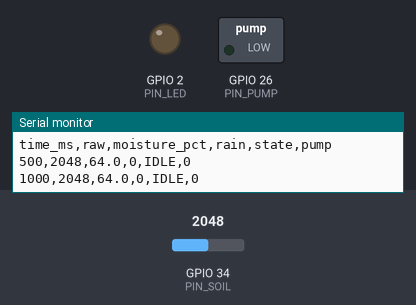
Recording of a sketch running on a simulated ESP32. Parts: switched loads named in the sketch (green lamp = pin HIGH), output pins drawn as LEDs (lit = HIGH), the last lines printed to the serial monitor. The inputs (shaded band) are chosen by the test bench; at power-on: GPIO 34 (PIN_SOIL) = 2048 (analog values on the 0–4095 scale). WiFi joins after 1.5 s; servers stay silent unless stated; no MQTT or app messages arrive unless stated; not simulated (calls return 0 or success): secrets.h.

Above: at 1.3 s.
1.4 s: GPIO 34 (PIN_SOIL) set to 2498
2.9 s: GPIO 34 (PIN_SOIL) set to 2607
At 4.2 s:
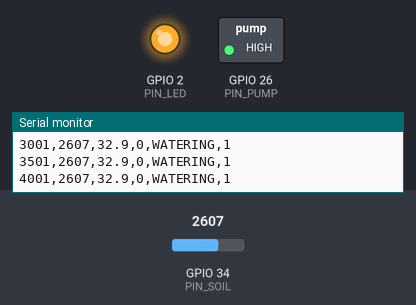
Timing chart, 0 to 24.5 s (numbered marks = the images above; inputs shaded):
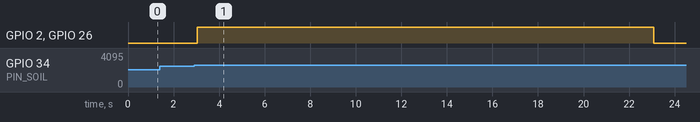

The sketch:

smart_irrigation.ino
```cpp
/*
 * Closed-Loop Smart Irrigation System
 * Embedded Systems Lab - Newton School of Technology '25 (RU)
 * Author: Prashant S. Bisht
 *
 * Control idea (closed loop):
 *   Soil moisture sensor -> ESP32 compares with thresholds -> MOSFET -> pump -> soil
 *   -> sensor measures the new moisture -> repeat.
 * Hysteresis (ON at 35 %, OFF at 60 %) prevents rapid pump chatter.
 * The control loop never depends on Wi-Fi; MQTT is telemetry/commands only.
 */
#include <Arduino.h>
#include "config.h"

#if ENABLE_MQTT
  #include <WiFi.h>
  #include <PubSubClient.h>
  #include "secrets.h"
  WiFiClient   wifiClient;
  PubSubClient mqtt(wifiClient);
#endif

enum State { ST_IDLE, ST_WATERING, ST_SOAKING, ST_FAULT };
static const char* STATE_NAME[] = { "IDLE", "WATERING", "SOAKING", "FAULT" };

State         state          = ST_IDLE;
unsigned long tLastSample    = 0;
unsigned long tPumpStart     = 0;
unsigned long tSoakStart     = 0;
unsigned long tLastPublish   = 0;
unsigned long tLastWifiTry   = 0;
unsigned long tLastMqttTry   = 0;
uint8_t       timeoutCount   = 0;
bool          pumpOn         = false;
int           rawSoil        = 0;
int           rawRain        = 4095;
float         moisturePct    = 0;
bool          raining        = false;
const char*   faultReason    = "";

// ---------- helpers ----------
int readAveraged(uint8_t pin, uint8_t n = 16) {
  long sum = 0;
  for (uint8_t i = 0; i < n; i++) { sum += analogRead(pin); delay(2); }
  return (int)(sum / n);
}

float rawToPercent(int raw) {
  float pct = (float)(SOIL_DRY_ADC - raw) * 100.0f / (float)(SOIL_DRY_ADC - SOIL_WET_ADC);
  return constrain(pct, 0.0f, 100.0f);
}

void pumpSet(bool on) {
  pumpOn = on;
  bool level = (on == (bool)PUMP_ACTIVE_HIGH);
  digitalWrite(PIN_PUMP, level ? HIGH : LOW);
}

void enterFault(const char* reason) {
  pumpSet(false);
  state = ST_FAULT;
  faultReason = reason;
  Serial.printf("!! FAULT: %s\n", reason);
}

void startWatering(const char* why) {
  pumpSet(true);
  tPumpStart = millis();
  state = ST_WATERING;
  Serial.printf(">> Pump ON (%s)\n", why);
}

void stopWatering(const char* why, bool timedOut) {
  pumpSet(false);
  tSoakStart = millis();
  state = ST_SOAKING;
  Serial.printf(">> Pump OFF (%s)\n", why);
  if (timedOut) {
    if (++timeoutCount >= MAX_CONSEC_TIMEOUTS)
      enterFault("pump ran max time repeatedly: empty tank, blocked pipe or sensor not responding");
  } else {
    timeoutCount = 0;
  }
}

// ---------- networking (non-blocking) ----------
#if ENABLE_MQTT
void onMqttMessage(char* topic, byte* payload, unsigned int len) {
  String cmd;
  for (unsigned int i = 0; i < len; i++) cmd += (char)payload[i];
  cmd.trim(); cmd.toUpperCase();
  if (cmd == "WATER" && state == ST_IDLE)              startWatering("remote command");
  else if (cmd == "STOP" && state == ST_WATERING)      stopWatering("remote stop", false);
  else if (cmd == "RESET" && state == ST_FAULT)        { timeoutCount = 0; state = ST_IDLE; Serial.println(">> Fault cleared"); }
}

void networkService() {
  unsigned long now = millis();
  if (WiFi.status() != WL_CONNECTED) {
    if (now - tLastWifiTry > 10000UL) { tLastWifiTry = now; WiFi.begin(WIFI_SSID, WIFI_PASSWORD); }
    return;
  }
  if (!mqtt.connected()) {
    if (now - tLastMqttTry > 5000UL) {
      tLastMqttTry = now;
      if (mqtt.connect(MQTT_CLIENT_ID)) mqtt.subscribe(MQTT_TOPIC_COMMAND);
    }
    return;
  }
  mqtt.loop();
  if (now - tLastPublish >= MQTT_PUBLISH_MS) {
    tLastPublish = now;
    char buf[200];
    snprintf(buf, sizeof(buf),
      "{\"raw\":%d,\"moisture\":%.1f,\"pump\":%s,\"state\":\"%s\",\"raining\":%s}",
      rawSoil, moisturePct, pumpOn ? "true" : "false", STATE_NAME[state], raining ? "true" : "false");
    mqtt.publish(MQTT_TOPIC_TELEMETRY, buf);
  }
}
#endif

// ---------- Arduino entry points ----------
void setup() {
  digitalWrite(PIN_PUMP, (PUMP_ACTIVE_HIGH ? LOW : HIGH));   // pump OFF before pin becomes output
  pinMode(PIN_PUMP, OUTPUT);
  pumpSet(false);
  pinMode(PIN_LED, OUTPUT);
  Serial.begin(115200);
  analogReadResolution(12);
  analogSetPinAttenuation(PIN_SOIL, ADC_11db);
  analogSetPinAttenuation(PIN_RAIN, ADC_11db);
  Serial.println("\nClosed-Loop Smart Irrigation System - boot");
  Serial.println("time_ms,raw,moisture_pct,rain,state,pump");

#if ENABLE_MQTT
  WiFi.mode(WIFI_STA);
  mqtt.setServer(MQTT_BROKER, MQTT_PORT);
  mqtt.setCallback(onMqttMessage);
#endif
}

void loop() {
  unsigned long now = millis();

  if (now - tLastSample >= SAMPLE_INTERVAL_MS) {
    tLastSample = now;

    // 1) SENSE
    rawSoil     = readAveraged(PIN_SOIL);
    moisturePct = rawToPercent(rawSoil);
#if USE_RAIN_SENSOR
    rawRain = readAveraged(PIN_RAIN);
    raining = (rawRain < RAIN_WET_ADC);
#endif

    // 2) CHECK SENSOR HEALTH
    if (state != ST_FAULT && (rawSoil < SOIL_RAW_MIN || rawSoil > SOIL_RAW_MAX))
      enterFault("soil sensor reading out of range (disconnected or shorted)");

    // 3) DECIDE + 4) ACT
    switch (state) {
      case ST_IDLE:
        if (moisturePct < MOISTURE_ON_PCT && !raining) startWatering("soil dry");
        break;
      case ST_WATERING:
        if (moisturePct >= MOISTURE_OFF_PCT)                 stopWatering("target moisture reached", false);
        else if (now - tPumpStart >= MAX_PUMP_RUN_MS)        stopWatering("max run time reached", true);
        break;
      case ST_SOAKING:
        if (now - tSoakStart >= SOAK_TIME_MS) state = ST_IDLE;
        break;
      case ST_FAULT:
        pumpSet(false);                                     // always keep pump off in FAULT
        break;
    }

    // LED: on while pumping, fast blink in FAULT
    if (state == ST_FAULT) digitalWrite(PIN_LED, (now / 250) % 2);
    else                   digitalWrite(PIN_LED, pumpOn ? HIGH : LOW);

    Serial.printf("%lu,%d,%.1f,%d,%s,%d\n", now, rawSoil, moisturePct, raining, STATE_NAME[state], pumpOn);
  }

#if ENABLE_MQTT
  networkService();
#endif
}
```

config.h
```cpp
// config.h - all tunable settings for the Closed-Loop Smart Irrigation System
// Board: ESP32 DevKit V1 (30-pin)
#pragma once

// ---------- Pins (ESP32 DevKit V1) ----------
#define PIN_SOIL   34   // Capacitive soil moisture sensor AO (ADC1, input-only)
#define PIN_RAIN   35   // Rain sensor AO (ADC1, input-only) - optional
#define PIN_PUMP   26   // Gate/IN signal to MOSFET module (or relay)
#define PIN_LED     2   // On-board LED: status indicator

// ---------- Pump driver ----------
// 1 = HIGH turns pump ON (MOSFET module).  0 = LOW turns pump ON (active-low relay).
#define PUMP_ACTIVE_HIGH 1

// ---------- Sensor calibration (RAW 12-bit ADC, 0-4095) ----------
// Capacitive sensor: HIGHER raw value = DRIER soil.
// Measure YOUR sensor: raw in dry air/dry soil -> SOIL_DRY_ADC, raw in a glass of water -> SOIL_WET_ADC.
#define SOIL_DRY_ADC  3200
#define SOIL_WET_ADC  1400

// Valid raw range; outside this the sensor is considered disconnected/faulty.
#define SOIL_RAW_MIN   300
#define SOIL_RAW_MAX  4000

// ---------- Control thresholds (percent moisture) ----------
#define MOISTURE_ON_PCT   35   // start watering below this
#define MOISTURE_OFF_PCT  60   // stop watering at/above this (hysteresis band 35-60)

// ---------- Safety timing ----------
#define SAMPLE_INTERVAL_MS   500UL     // sensor sampling period
#define MAX_PUMP_RUN_MS    20000UL     // hard cut-off for one watering burst
#define SOAK_TIME_MS       60000UL     // wait after a burst so water can reach the sensor
#define MAX_CONSEC_TIMEOUTS     3      // bursts that hit the time limit before FAULT latches

// ---------- Optional rain sensor ----------
#define USE_RAIN_SENSOR 0              // 1 = skip irrigation while raining
#define RAIN_WET_ADC  2000             // raw below this = raining (AO drops when wet)

// ---------- Optional IoT (Wi-Fi + MQTT) ----------
#define ENABLE_MQTT 1                  // 0 = fully offline controller
#define MQTT_PORT 1883
#define MQTT_TOPIC_TELEMETRY "irrigation/telemetry"
#define MQTT_TOPIC_COMMAND   "irrigation/cmd"   // payloads: WATER, STOP, RESET
#define MQTT_PUBLISH_MS 5000UL
```

Measured:
- the behaviour switches between 2570 and 2571 on GPIO 34 (PIN_SOIL) (found by bisection; images 0 and 1)
- after the input at 2.9 s, GPIO 2 (PIN_LED), GPIO 26 (PIN_PUMP): LOW → HIGH after 0.14 s, → LOW 20.1 s later
